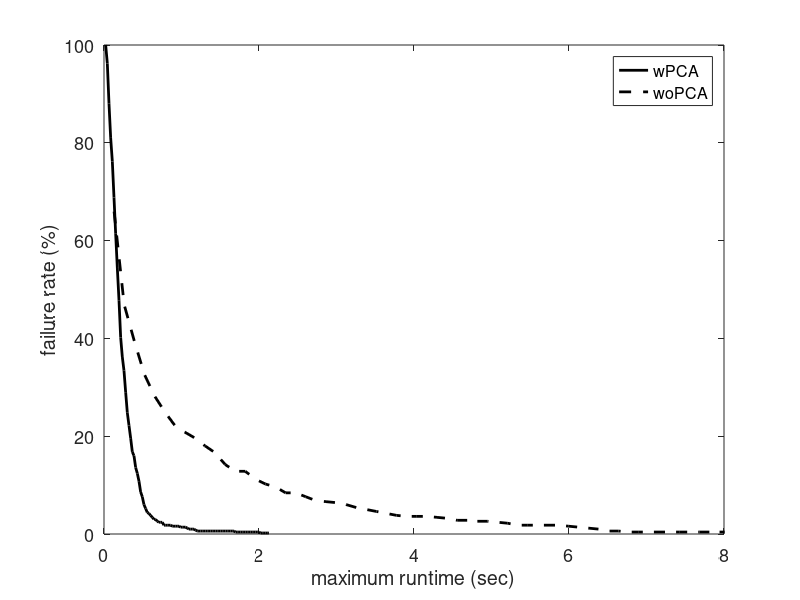

Reproduce this figure in MATLAB.
% Benchmark_RRT_envI_wo.txt - Planning without PCA - for comparison
% Benchmark_RRT_envI_w.txt - with PCA (including the nearest neighbor in the PCA) knn=20
% Benchmark_RRT_envI_w_2.txt - with PCA (not including the nearest neighbor in the PCA) knn=20
% Benchmark_RRT_envI_w_3.txt - with PCA (including the nearest neighbor in the PCA) knn=tree size
% Benchmark_RRT_envI_w_4.txt - with PCA (including the nearest neighbor in the PCA) knn=90
% Benchmark_RRT_envI_w_5.txt- with the minimum number of nodes in tree to operate PCA set to 1 (previously was 6)
% *Benchmark_RRT_envI_w_6.txt- with the minimum number of nodes in tree to operate PCA set to 3 (previously was 6)
% Benchmark_RRT_envI_w_7.txt- nearestR with radius 2.6

% (*) marks best so far
% In all trials, d = 2.8
% last updated: 12/11/17

clear all
clc

d = 2.8;
%%
planners = {'BiRRT','RRT'};
plannerType = planners{2};
switch plannerType
    case 'BiRRT'
        D{1} = load('Benchmark_CBiRRT_envI_w_8.txt'); 
        D{2} = load('Benchmark_CBiRRT_envI_wo.txt');
        D{1} = [d*ones(size(D{1},1),1) D{1}];
        D{2} = [d*ones(size(D{2},1),1) D{2}];
        D{1} = D{1}(D{1}(:,2)==1,:); 
        D{2} = D{2}(D{2}(:,2)==1,:); 
    case 'RRT'
        D{1} = load('Benchmark_RRT_envI_w_6.txt'); 
        D{2} = load('Benchmark_RRT_envI_wo.txt'); 
        fprintf('Failures: \t%.1f, %.1f \n', 100-sum(D{1}(:,1))/size(D{1},1)*100, 100-sum(D{2}(:,1))/size(D{2},1)*100);
        D{1} = [d*ones(size(D{1},1),1) D{1}];
        D{2} = [d*ones(size(D{2},1),1) D{2}];
        D{1} = D{1}(D{1}(:,2)==1,:); 
        D{2} = D{2}(D{2}(:,2)==1,:); 
end

%%
disp(['Results for ' plannerType ':']);

%%

for k = 1:size(D,2)
    
    suc = D{k}(:,2)==1;
    F(:,k) = mean(D{k});
    
    tmin(k) = F(4,k);
end

clc
disp('-----------------------------------');
fprintf('         \t\tw/\tw/o\n');
fprintf('Queries: \t\t%d\t%d\n', size(D{1},1), size(D{2},1));
fprintf('d =      \t\t%.1f\t%.1f\n', F(1,1), F(1,2));
fprintf('Avg. time (for d): \t%.2f\t%.2f \t(msec)\n', F(4,1)*1e3, F(4,2)*1e3);
fprintf('Min. time (for d): \t%.2f\t%.2f \t(msec)\n', min(D{1}(:,4))*1e3, min(D{2}(:,4))*1e3);
fprintf('Nodes in path:     \t%.1f\t%.1f\n', F(10,1), F(10,2));
fprintf('Nodes in trees:    \t%.1f\t%.1f\n', F(11,1), F(11,2));
disp('------------ Sampling -------------');
fprintf('Sampling time:    \t%.2f\t%.2f \t(msec)\n', F(15,1)*1e3, F(15,2)*1e3);
fprintf('Sampling count: \t%.1f\t%.1f \t(%%)\n', F(16,1)+F(17,1), F(16,2)+F(17,2));
fprintf('Sampling success: \t%.2f\t%.2f \t(%%)\n', 100*F(16,1)/(F(16,1)+F(17,1)), 100*F(16,2)/(F(16,2)+F(17,2)));
disp('------------ loc.-con. ------------');
fprintf('Loc.-con. time:    \t%.2f\t%.2f \t(msec)\n', F(12,1)*1e3, F(12,2)*1e3);
fprintf('Loc.-con. count:   \t%.2f\t%.2f \t\n', F(13,1), F(13,2));
fprintf('Loc.-con. success: \t%.2f\t%.2f \t(%%)\n', 100*F(14,1)/F(13,1), 100*F(14,2)/F(13,2));
disp('----------- Projection ------------');
fprintf('Proj. time:        \t%.2f\t%.2f \t(msec)\n', F(6,1)*1e3, F(6,2)*1e3);
fprintf('Proj. count:       \t%.2f\t%.2f \t\n', F(5,1), F(5,2));
disp('--------------- PCA ---------------');
fprintf('PCA time:          \t%.2f\t%.2f \t(msec)\n', F(19,1)*1e3, F(19,2)*1e3);
fprintf('PCA count:       \t%.2f\t%.2f \t\n', F(18,1), F(18,2));

%%
disp(' ');
fprintf('Speed-up (at d = %.1f):      %.2f\n', d, tmin(2)/tmin(1));

%%
%%
%%
% PCS
td = D{1}(:,4);
maxT = max(td);
T1 = linspace(0,maxT,100);
T1 = T1(2:end);
for i = 1:length(T1)
    sd = td < T1(i);
    md(i) = mean(td(sd));
    Md(i) = 1-sum(sd)/length(td);
end
%%
% GD
tg = D{2}(:,4);
maxT = max(tg);
T2 = linspace(0,maxT,100);
T2 = T2(2:end);
for i = 1:length(T2)
    sg = tg < T2(i);
    mg(i) = mean(tg(sg));
    Mg(i) = 1-sum(sg)/length(tg);
end

%%
h = figure(2);
clf
plot(T1,Md*100,'-k','linewidth',2);
hold on
plot(T2,Mg*100,'--k','linewidth',2);
hold off
xlabel('maximum runtime (sec)');
ylabel('failure rate (%)');
legend('wPCA','woPCA');
xlim([0 8]);%max([T1 T2])]);
% title(plannerType);
set(gca,'fontsize',13);
% set(h, 'Position', [100, 100, 800, 400]);
% print PCS_NR_runtime.eps -depsc -r200